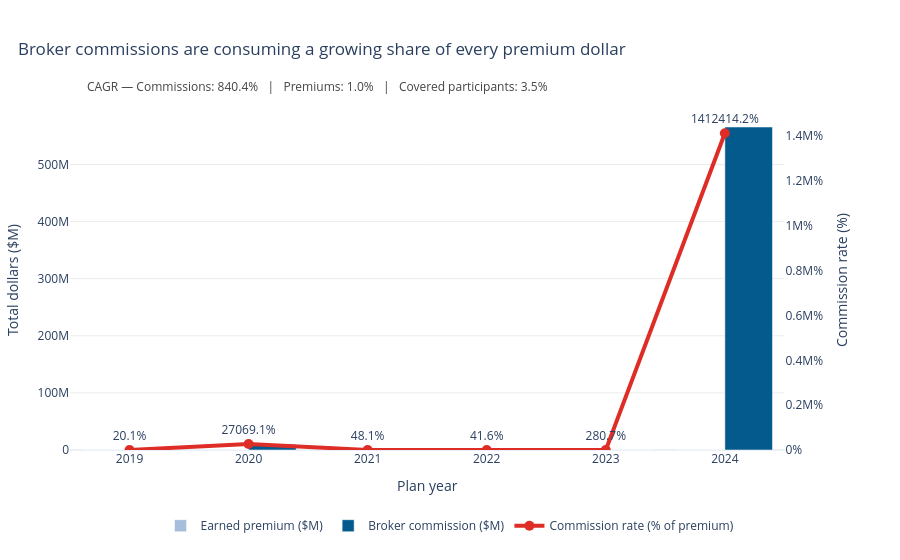

Notebook code cell kept with this figure:
### Markdown cell above
# 1. Are broker commissions rising faster than premiums or covered participants?

### Code cell
q1 = (
    SCH_A
    .assign(
        premium=pd.to_numeric(SCH_A["WLFR_TOT_EARNED_PREM_AMT"], errors="coerce"),
        commission=pd.to_numeric(SCH_A["INS_BROKER_COMM_TOT_AMT"], errors="coerce"),
        participants=pd.to_numeric(SCH_A["INS_PRSN_COVERED_EOY_CNT"], errors="coerce"),
        year=pd.to_numeric(SCH_A["FORM_YEAR"], errors="coerce"),
    )
    .query("year >= 2019 and year <= 2024")
    .groupby("year", as_index=False)
    .agg(
        premium=("premium", "sum"),
        commission=("commission", "sum"),
        participants=("participants", "sum"),
    )
    .sort_values("year")
)

# Remove years with no usable denominator
q1 = q1[q1["premium"] > 0].copy()
q1["commission_rate"] = q1["commission"] / q1["premium"] * 100
q1["premium_m"] = q1["premium"] / 1e6
q1["commission_m"] = q1["commission"] / 1e6

fig = make_subplots(specs=[[{"secondary_y": True}]])

fig.add_trace(
    go.Bar(
        x=q1["year"], y=q1["premium_m"],
        name="Earned premium ($M)",
        marker_color="#a6bddb",
        offsetgroup="premium",
    ),
    secondary_y=False,
)
fig.add_trace(
    go.Bar(
        x=q1["year"], y=q1["commission_m"],
        name="Broker commission ($M)",
        marker_color="#045a8d",
        offsetgroup="commission",
    ),
    secondary_y=False,
)
fig.add_trace(
    go.Scatter(
        x=q1["year"], y=q1["commission_rate"],
        name="Commission rate (% of premium)",
        mode="lines+markers+text",
        line=dict(color="#de2d26", width=4),
        marker=dict(size=10),
        text=[f"{v:.1f}%" for v in q1["commission_rate"]],
        textposition="top center",
    ),
    secondary_y=True,
)

fig.update_layout(
    barmode="group",
    template="plotly_white",
    title="Broker commissions are consuming a growing share of every premium dollar",
    title_x=0.02,
    legend=dict(orientation="h", yanchor="top", y=-0.18, xanchor="center", x=0.5),
    margin=dict(l=70, r=70, t=110, b=110),
    hovermode="x unified",
)
fig.update_xaxes(title_text="Plan year", dtick=1)
fig.update_yaxes(title_text="Total dollars ($M)", secondary_y=False, showgrid=True, gridcolor="rgba(0,0,0,0.08)")
fig.update_yaxes(title_text="Commission rate (%)", secondary_y=True, showgrid=False, ticksuffix="%", rangemode="tozero")

n_years = q1["year"].max() - q1["year"].min()
commission_cagr = (q1["commission"].iloc[-1] / q1["commission"].iloc[0]) ** (1 / n_years) - 1
premium_cagr = (q1["premium"].iloc[-1] / q1["premium"].iloc[0]) ** (1 / n_years) - 1
participants_cagr = (q1["participants"].iloc[-1] / q1["participants"].iloc[0]) ** (1 / n_years) - 1

fig.add_annotation(
    xref="paper", yref="paper",
    x=0.02, y=1.10,
    text=(
        f"CAGR — Commissions: {commission_cagr:.1%}   |   "
        f"Premiums: {premium_cagr:.1%}   |   "
        f"Covered participants: {participants_cagr:.1%}"
    ),
    showarrow=False,
    align="left",
    font=dict(size=12, color="#444"),
)

fig.show()
fig.write_image(ANALYSIS_PATH / "01-broker-commissions.png", scale=2)

### Figure 1 — Plotly figure (JSON) as saved in the notebook; plotly's stock layout.template omitted (floating-point values rounded to 4 significant figures)
{"data": [{"marker": {"color": "#a6bddb"}, "name": "Earned premium ($M)", "offsetgroup": "premium", "type": "bar", "x": [2019, 2020, 2021, 2022, 2023, 2024], "xaxis": "x", "y": [38190.0, 35980.0, 36190.0, 39770.0, 41010.0, 40050.0], "yaxis": "y"}, {"marker": {"color": "#045a8d"}, "name": "Broker commission ($M)", "offsetgroup": "commission", "type": "bar", "x": [2019, 2020, 2021, 2022, 2023, 2024], "xaxis": "x", "y": [7693.0, 9741000.0, 17410.0, 16540.0, 115100.0, 565700000.0], "yaxis": "y"}, {"line": {"color": "#de2d26", "width": 4}, "marker": {"size": 10}, "mode": "lines+markers+text", "name": "Commission rate (% of premium)", "text": ["20.1%", "27069.1%", "48.1%", "41.6%", "280.7%", "1412414.2%"], "textposition": "top center", "type": "scatter", "x": [2019, 2020, 2021, 2022, 2023, 2024], "xaxis": "x", "y": [20.14, 27070.0, 48.1, 41.6, 280.7, 1412000.0], "yaxis": "y2"}], "layout": {"annotations": [{"align": "left", "font": {"color": "#444", "size": 12}, "showarrow": false, "text": "CAGR — Commissions: 840.4%   |   Premiums: 1.0%   |   Covered participants: 3.5%", "x": 0.02, "xref": "paper", "y": 1.1, "yref": "paper"}], "barmode": "group", "hovermode": "x unified", "legend": {"orientation": "h", "x": 0.5, "xanchor": "center", "y": -0.18, "yanchor": "top"}, "margin": {"b": 110, "l": 70, "r": 70, "t": 110}, "title": {"text": "Broker commissions are consuming a growing share of every premium dollar", "x": 0.02}, "xaxis": {"anchor": "y", "domain": [0, 0.94], "dtick": 1, "title": {"text": "Plan year"}}, "yaxis": {"anchor": "x", "domain": [0, 1], "gridcolor": "rgba(0,0,0,0.08)", "showgrid": true, "title": {"text": "Total dollars ($M)"}}, "yaxis2": {"anchor": "x", "overlaying": "y", "rangemode": "tozero", "showgrid": false, "side": "right", "ticksuffix": "%", "title": {"text": "Commission rate (%)"}}}}
